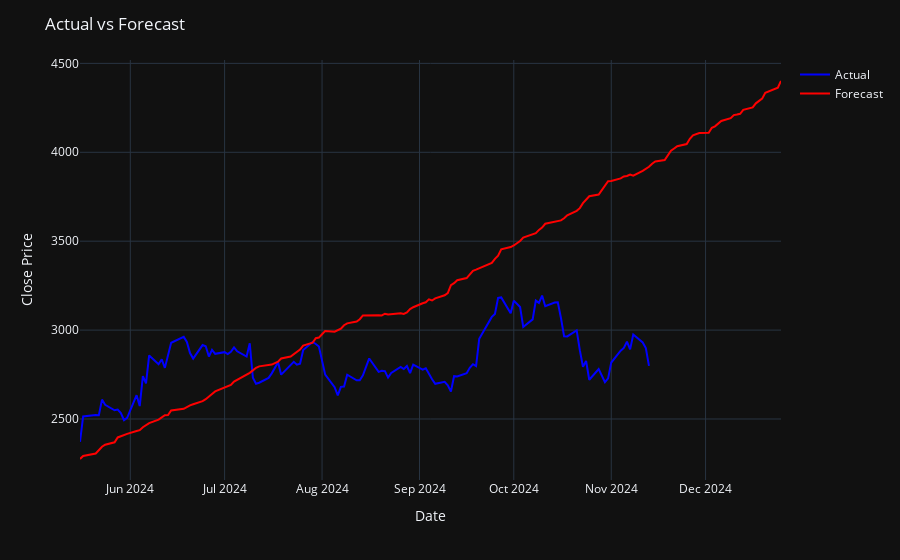

Source (notebook cell):
### Code cell
import plotly.express as px

# Visualize Predictions
fig = px.line(Forecast_expSmooth, y=['Actual', 'Forecast'],
              color_discrete_map={'Actual': 'blue', 'Forecast': 'red'})

# Update layout for better aesthetics
fig.update_layout(
    title='Actual vs Forecast',
    xaxis_title='Date',
    yaxis_title='Close Price',
    legend_title='',
    template='plotly_dark',
    hovermode='closest' 
)
fig.show()

### Figure 1 — Plotly figure (JSON) as saved in the notebook; plotly's stock layout.template omitted (floating-point values rounded to 4 significant figures; data arrays with more than 128 entries replaced by an {"elided": "..."} marker saying what was removed)
{"data": [{"hovertemplate": "variable=Actual<br>index=%{x}<br>value=%{y}<extra></extra>", "legendgroup": "Actual", "line": {"color": "blue", "dash": "solid"}, "marker": {"symbol": "circle"}, "mode": "lines", "name": "Actual", "orientation": "v", "showlegend": true, "type": "scatter", "x": {"elided": "155 str values"}, "xaxis": "x", "y": {"elided": "155 float values"}, "yaxis": "y"}, {"hovertemplate": "variable=Forecast<br>index=%{x}<br>value=%{y}<extra></extra>", "legendgroup": "Forecast", "line": {"color": "red", "dash": "solid"}, "marker": {"symbol": "circle"}, "mode": "lines", "name": "Forecast", "orientation": "v", "showlegend": true, "type": "scatter", "x": {"elided": "155 str values"}, "xaxis": "x", "y": {"elided": "155 float values"}, "yaxis": "y"}], "layout": {"hovermode": "closest", "legend": {"title": {"text": ""}, "tracegroupgap": 0}, "margin": {"t": 60}, "title": {"text": "Actual vs Forecast"}, "xaxis": {"anchor": "y", "domain": [0, 1], "title": {"text": "Date"}}, "yaxis": {"anchor": "x", "domain": [0, 1], "title": {"text": "Close Price"}}}}
